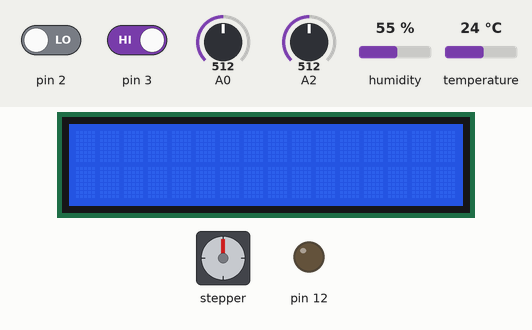
Bench run of a sketch on a simulated Arduino Uno, built with avr-gcc and run on an emulated ATmega328P. Parts: 16×2 character LCD, stepper motor, output pins drawn as LEDs (lit = HIGH). The inputs (shaded band) are chosen by the test bench; at power-on: A2 = 512, pin 2 LOW, pin 3 HIGH, A0 = 512, humidity 55 %, temperature 24 °C. The local clock reads 2024-03-15 10:24:30 at power-on unless the sketch sets it; stepper angles assume 4038 steps per turn; what the sketch prints to the serial monitor is not drawn.

Above: at 1.2 s.
1.3 s: A2 set to 458
4.3 s: A2 set to 441
At 4.8 s:
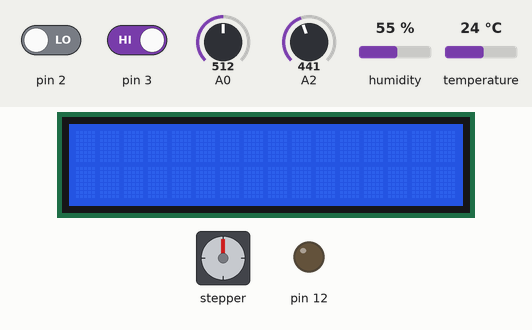
7.3 s: A2 set to 460
8.8 s: pin 2 driven HIGH
11.8 s: pin 3 driven LOW
At 11.96 s:
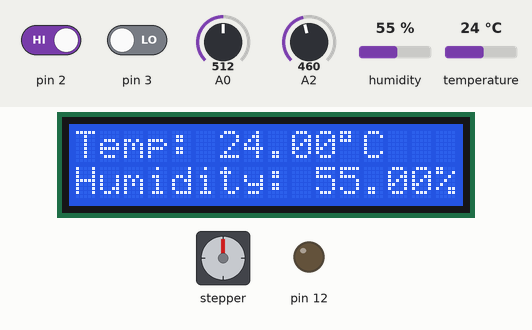
13.6 s: A0 set to 78
15.1 s: A0 set to 69
At 15.34 s:
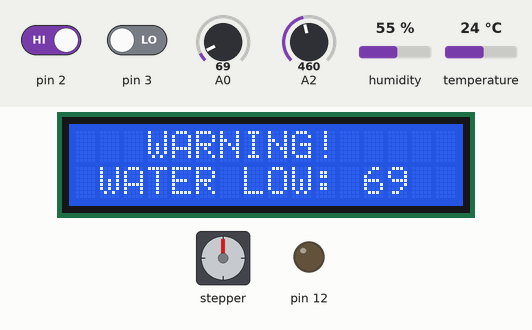
At 25.16 s:
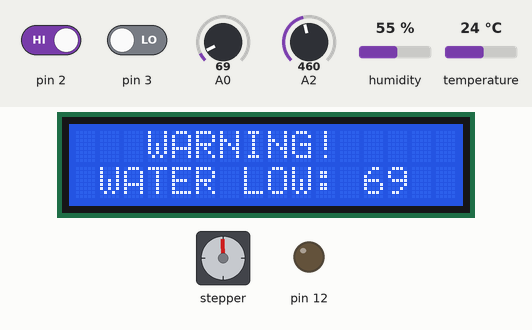
Timing chart, 0 to 27.0 s (numbered marks = the images above; inputs shaded):
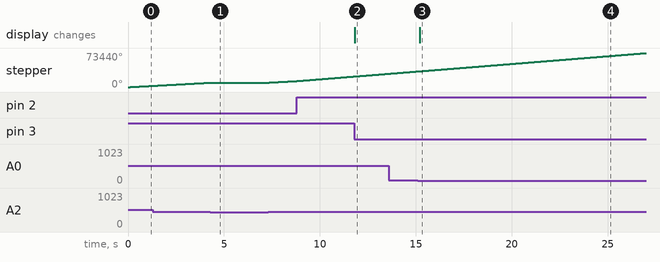

Measured:
- the behaviour switches between 75 and 74 on A0 (found by bisection; images 2 and 3)
- after the input at 4.3 s, stepper: goes on until 4.3 s, then stays 9720°
- after the input at 7.3 s, stepper: keeps turning clockwise at about 2345°/s, starting after 0.06 s
- after the input at 11.8 s, the display: changes at once (image 2)
- after the input at 15.1 s, the display: changes after 0.10 s (image 3)

The sketch:

CPE301_Final_Project.ino
```cpp
// Author: Victor Lopez-Estrada
// Subject: CPE 301
// Section: 1001
// Purpose: This program is designed to simulate a DIY swamp cooler using
// an Arduino ATMega 2560 and components. The goal of this project is to
// demonstrate a mix of low-level and high-level understanding of embedded
// system programming.

#include <LiquidCrystal.h>
#include <dht.h>
#include <RTClib.h>
#include <Stepper.h>
#define RDA 0x80
#define TBE 0x20
#define DHT11_PIN 13
#define WATER_THRESHOLD 75
#define TEMP_THRESHOLD 30
// UART Pointers
volatile unsigned char *myUCSR0A = (unsigned char *)0x00C0;
volatile unsigned char *myUCSR0B = (unsigned char *)0x00C1;
volatile unsigned char *myUCSR0C = (unsigned char *)0x00C2;
volatile unsigned int *myUBRR0 = (unsigned int *)0x00C4;
volatile unsigned char *myUDR0 = (unsigned char *)0x00C6;
// ADC Pointers
volatile unsigned char *my_ADMUX = (unsigned char *)0x7C;
volatile unsigned char *my_ADCSRB = (unsigned char *)0x7B;
volatile unsigned char *my_ADCSRA = (unsigned char *)0x7A;
volatile unsigned int *my_ADC_DATA = (unsigned int *)0x78;
// GPIO Pointers
volatile unsigned char *portDDRA = (unsigned char *)0x21;
volatile unsigned char *portA = (unsigned char *)0x22;
volatile unsigned char *pinB = (unsigned char *)0x23;
volatile unsigned char *portDDRB = (unsigned char *)0x24;
volatile unsigned char *portB = (unsigned char *)0x25;
volatile unsigned char *portDDRE = (unsigned char *)0x2D;
volatile unsigned char *portE = (unsigned char *)0x2E;
volatile unsigned char *portDDRG = (unsigned char *)0x33;
volatile unsigned char *portG = (unsigned char *)0x34;
volatile unsigned char *portDDRH = (unsigned char *)0x101;
volatile unsigned char *portH = (unsigned char *)0x102;
volatile unsigned char *portDDRL = (unsigned char *)0x10A;
volatile unsigned char *portL = (unsigned char *)0x10B;

const int RS = 5, EN = 4, D4 = 39, D5 = 37, D6 = 35, D7 = 33;
LiquidCrystal lcd(RS, EN, D4, D5, D6, D7);
volatile unsigned int waterLevel = 0;
volatile unsigned int angleValue = 165;
volatile unsigned long lastInterruptTimeIdle = 0;
volatile unsigned long lastInterruptTimeDisabled = 0;
const int stepsPerRevolution = 4038;
Stepper myStepper = Stepper(stepsPerRevolution, 28, 24, 26, 22);
dht DHT;
RTC_DS1307 rtc;
int Pval = 0;
int potVal = 0;
volatile int ISRDflag = 0;
volatile int ISRIflag = 0;
enum SystemState {DISABLED, IDLE, RUNNING, ERROR};
const char* stateStrings [4] = {"DISABLED", "IDLE", "RUNNING", "ERROR"};
volatile SystemState currentState = DISABLED;

void setup() {
  // Start the UART
  U0Init(9600);
  lcd.begin(16, 2);
  adc_init();
  rtc.begin();

// #ifndef ESP8266
//   while (!Serial); // wait for serial port to connect. Needed for native USB
// #endif

  // if (! rtc.begin()) {
  //   Serial.println("Couldn't find RTC");
  //   Serial.flush();
  //   while (1) delay(10);
  // }
  // if (! rtc.isrunning()) {
  //   Serial.println("RTC is NOT running, let's set the time!");
  //   rtc.adjust(DateTime(F(__DATE__), F(__TIME__)));
  // }

  attachInterrupt(digitalPinToInterrupt(3), idleISR, FALLING);
  attachInterrupt(digitalPinToInterrupt(2), disabledISR, LOW);

  *portDDRH |= 0x40;  // pin 9 -> OUTPUT
  *portDDRH |= 0x20;  // pin 8 -> OUTPUT
  *portDDRH |= 0x10;  // pin 7 -> OUTPUT
  *portDDRH |= 0x08;  // pin 6 -> OUTPUT

  *portDDRB |= 0x40;  // pin 12 -> OUTPUT

  *portDDRL |= 0x20;  // pin 44 -> OUTPUT
  *portDDRL |= 0x08;  // pin 46 -> OUTPUT
  *portDDRL |= 0x02;  // pin 48 -> OUTPUT

  *portDDRB &= 0xFD;  // pin 52 -> INPUT
  *portB |= 0x02;     // pin 52 PULLUP enable
  *portDDRE &= 0xDF;  // pin 3 -> INPUT
  *portE |= 0x20;     // pin 3 PULLUP enable
  *portDDRE &= 0xEF;  // pin 1 -> INPUT
  *portE |= 0x10;     // pin 1 PULLUP enable

  myStepper.setSpeed(1000);
  *portH |= 0x10; // Writes high to pin 7 (disabled light)
}

void loop() {
  unsigned long currentMillis = millis();

  // RTC for timestamping
  DateTime now = rtc.now();

  // Read DHT11 sensor
  int tempChk = DHT.read11(DHT11_PIN);
  // Read water level from ADC channel 0
  waterLevel = adc_read(0);
  angleValue = adc_read(2);
  if(angleValue < 150) {
    myStepper.step(-stepsPerRevolution);
    angleChangeMsg(now);
  }
  else if(angleValue > 450) {
    myStepper.step(stepsPerRevolution);
    angleChangeMsg(now);
  }

  // currentState check
  switch(currentState) {
    case IDLE:
      if(ISRIflag == 1){
        printMonitor();
        idleState(now);
        ISRIflag = 0;
      }
      if(DHT.temperature >= TEMP_THRESHOLD){
        currentState = RUNNING;
        printMonitor();
        runningState(now);
      }
      if(waterLevel < WATER_THRESHOLD){
        currentState = ERROR;
        errorMsg();
        errorState(now);
      }
      break;

    case RUNNING:
      if(DHT.temperature < TEMP_THRESHOLD) {
        currentState = IDLE;
        printMonitor();
        idleState(now);
      }
      if(waterLevel < WATER_THRESHOLD){
        currentState = ERROR;
        errorMsg();
        errorState(now);
      }
      break;

    case ERROR:
      if(waterLevel >= WATER_THRESHOLD && !(*pinB & 0x02)){
        currentState = IDLE;
        printMonitor();
        idleState(now);
      }
      break;

    case DISABLED:
      if(ISRDflag == 1){
        lcd.clear();
        disabledState(now);
        ISRDflag = 0;
      }
      break;
  }
}

void idleISR() {
  unsigned long currentTime = millis();
  if(currentTime - lastInterruptTimeIdle > 100){  // 100 ms debounce time
    currentState = IDLE;
    ISRIflag = 1;
    lastInterruptTimeIdle = currentTime;
  }
}

void disabledISR() {
  unsigned long currentTime = millis();
  if(currentTime - lastInterruptTimeDisabled > 100){  // 100 ms debounce time
    currentState = DISABLED;
    ISRDflag = 1;
    lastInterruptTimeDisabled = currentTime;
  }
}

void disabledState(DateTime now) {
  stateChange(now);
  // Turn off fan outputs
  *portL |= 0x08;
  *portL &= ~(0x02);
  analogWrite(12, 0);
  *portH |= 0x10; // Write HIGH
  *portH &= ~(0x40); // Write LOW
  *portH &= ~(0x20); // Write LOW
  *portH &= ~(0x08); // Write LOW
}

void idleState(DateTime now) {
  stateChange(now);
  // Turn off fan outputs
  *portL |= 0x08;
  *portL &= ~(0x02);
  analogWrite(12, 0);
  currentState = IDLE;
  *portH |= 0x08; // Write HIGH
  *portH &= ~(0x40); // Write LOW
  *portH &= ~(0x20); // Write LOW
  *portH &= ~(0x10); // Write LOW
}

void errorState(DateTime now) {
  stateChange(now);
  // Turn off fan outputs
  *portL &= ~(0x02);
  *portL |= 0x08;
  analogWrite(12, 0);
  *portH |= 0x40; // Write HIGH
  *portH &= ~(0x08); // Write LOW
  *portH &= ~(0x20); // Write LOW
  *portH &= ~(0x10); // Write LOW
}

void runningState(DateTime now) {
  stateChange(now);
  *portH |= 0x20; // Write HIGH
  *portH &= ~(0x40); // Write LOW
  *portH &= ~(0x08); // Write LOW
  *portH &= ~(0x10); // Write LOW

  // Run fan motor
  *portL |= 0x02;
  *portL &= ~(0x08);
  analogWrite(12, 255);
}

void printMonitor() {
  lcd.clear();
  lcd.setCursor(0, 0);
  lcd.print("Temp: ");
  lcd.print(DHT.temperature);
  lcd.print((char)223);
  lcd.print("C");

  lcd.setCursor(0, 1);
  lcd.print("Humidity: ");
  lcd.print(DHT.humidity);
  lcd.print("%");
}

void errorMsg() {
  lcd.clear();
  lcd.setCursor(3, 0);
  lcd.print("WARNING!");
  lcd.setCursor(1, 1);
  lcd.print("WATER LOW: ");
  lcd.print(waterLevel);
}

void angleChangeMsg(DateTime now) {
  // Print hour
  putChar('0' + now.hour() / 10);    // Tens place
  putChar('0' + now.hour() % 10);    // Ones place
  putChar(':');

  // Print minute
  putChar('0' + now.minute() / 10);
  putChar('0' + now.minute() % 10);
  putChar(':');

  // Print second
  putChar('0' + now.second() / 10);
  putChar('0' + now.second() % 10);

  // Add space and angle message
  putChar(' ');
  printString("Fan angle changed");
  putChar('\n');
}

void stateChange(DateTime now) {
  // Print hour
  putChar('0' + now.hour() / 10);    // Tens place
  putChar('0' + now.hour() % 10);    // Ones place
  putChar(':');

  // Print minute
  putChar('0' + now.minute() / 10);
  putChar('0' + now.minute() % 10);
  putChar(':');

  // Print second
  putChar('0' + now.second() / 10);
  putChar('0' + now.second() % 10);

  // Add space and state message
  putChar(' ');
  printString("System ");
  printString(stateStrings[currentState]);
  putChar('\n');
}

void printString(const char* str) {
  while (*str != '\0') {
    putChar(*str);
    str++;
  }
}

void U0Init(int U0baud) {
  unsigned long FCPU = 16000000;
  unsigned int tbaud;
  tbaud = (FCPU / 16 / U0baud - 1);
  // Same as (FCPU / (16 * U0baud)) - 1;
  *myUCSR0A = 0x20;
  *myUCSR0B = 0x18;
  *myUCSR0C = 0x06;
  *myUBRR0 = tbaud;
}

unsigned char kbhit() {
  return (*myUCSR0A & RDA) ? 1 : 0;
}

unsigned char getChar() {
  while (!kbhit());
  return *myUDR0;
}

void putChar(unsigned char U0pdata) {
  while (!(*myUCSR0A & TBE));
  *myUDR0 = U0pdata;
}

void adc_init() {
  // setup the A register
  // set bit 7 to 1 to enable the ADC
  *my_ADCSRA |= 0b10000000;
  // clear bit 6 to 0 to disable the ADC trigger mode
  *my_ADCSRA &= 0b10111111;
  // clear bit 5 to 0 to disable the ADC interrupt
  *my_ADCSRA &= 0b11011111;
  // clear bit 0-2 to 0 to set prescaler selection
  *my_ADCSRA &= 0b11111000;
  // set prescaler to 128
  *my_ADCSRA |= 0b00000111;
  // setup the B register
  // clear bit 3 to 0 to reset the channel and gain bits
  *my_ADCSRB &= 0b11110111;
  // clear bit 2-0 to 0 to set free running mode
  *my_ADCSRB &= 0b11111000;
  // setup the MUX Register
  // clear bit 7 to 0 for AVCC analog reference
  *my_ADMUX &= 0b01111111;
  // set bit 6 to 1 for AVCC analog reference
  *my_ADMUX |= 0b01000000;
  // clear bit 5 to 0 for right adjust result
  *my_ADMUX &= 0b11011111;
  // clear bit 4-0 to 0 to reset the channel and gain bits
  *my_ADMUX &= 0b11100000;
}

unsigned int adc_read(unsigned char adc_channel_num) {
  // clear the channel selection bits (MUX 4:0)
  *my_ADMUX &= 0b11100000;
  // clear the channel selection bits (MUX 5) hint: it's not in the ADMUX register
  *my_ADCSRB &= 0b11011111;
  // set the channel selection bits for channel 0
  *my_ADMUX = (*my_ADMUX & 0b11100000) | (adc_channel_num & 0x07);
  // set bit 6 of ADCSRA to 1 to start a conversion
  *my_ADCSRA |= 0b01000000;
  // wait for the conversion to complete
  while ((*my_ADCSRA & 0x40) != 0);
  // return the result in the ADC data register and format the data based on right justification (check the lecture slide)
  unsigned int val = (*my_ADC_DATA & 0x03FF);
  return val;
}
```
